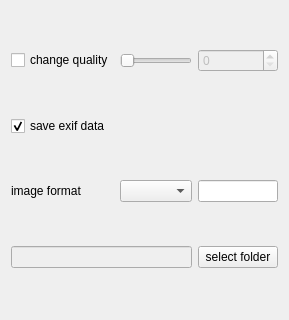
<?xml version="1.0" encoding="UTF-8"?>
<ui version="4.0">
 <class>Widget</class>
 <widget class="QWidget" name="Widget">
  <property name="geometry">
   <rect>
    <x>0</x>
    <y>0</y>
    <width>240</width>
    <height>320</height>
   </rect>
  </property>
  <property name="windowTitle">
   <string notr="true">Form</string>
  </property>
  <layout class="QGridLayout" name="gridLayout">
   <item row="0" column="1">
    <widget class="QCheckBox" name="qualityCheckBox">
     <property name="text">
      <string>change quality</string>
     </property>
    </widget>
   </item>
   <item row="0" column="2">
    <widget class="QSlider" name="qualitySlider">
     <property name="enabled">
      <bool>false</bool>
     </property>
     <property name="maximum">
      <number>100</number>
     </property>
     <property name="orientation">
      <enum>Qt::Horizontal</enum>
     </property>
    </widget>
   </item>
   <item row="2" column="1">
    <widget class="QLabel" name="label">
     <property name="text">
      <string>image format</string>
     </property>
    </widget>
   </item>
   <item row="0" column="3">
    <widget class="QSpinBox" name="qualitySpinBox">
     <property name="enabled">
      <bool>false</bool>
     </property>
     <property name="maximum">
      <number>100</number>
     </property>
    </widget>
   </item>
   <item row="3" column="3">
    <widget class="QPushButton" name="selectFolderPushButton">
     <property name="text">
      <string>select folder</string>
     </property>
    </widget>
   </item>
   <item row="3" column="1" colspan="2">
    <widget class="QLineEdit" name="folderLineEdit">
     <property name="enabled">
      <bool>false</bool>
     </property>
    </widget>
   </item>
   <item row="2" column="2">
    <widget class="QComboBox" name="formatComboBox"/>
   </item>
   <item row="2" column="3">
    <widget class="QLineEdit" name="formatLineEdit"/>
   </item>
   <item row="1" column="1" colspan="2">
    <widget class="QCheckBox" name="metadataCheckBox">
     <property name="enabled">
      <bool>true</bool>
     </property>
     <property name="toolTip">
      <string>Exif data are informations like exposure time or camera model.</string>
     </property>
     <property name="text">
      <string>save exif data</string>
     </property>
     <property name="checked">
      <bool>true</bool>
     </property>
    </widget>
   </item>
  </layout>
 </widget>
 <resources/>
 <connections>
  <connection>
   <sender>qualitySlider</sender>
   <signal>valueChanged(int)</signal>
   <receiver>qualitySpinBox</receiver>
   <slot>setValue(int)</slot>
   <hints>
    <hint type="sourcelabel">
     <x>117</x>
     <y>60</y>
    </hint>
    <hint type="destinationlabel">
     <x>181</x>
     <y>60</y>
    </hint>
   </hints>
  </connection>
  <connection>
   <sender>qualitySpinBox</sender>
   <signal>valueChanged(int)</signal>
   <receiver>qualitySlider</receiver>
   <slot>setValue(int)</slot>
   <hints>
    <hint type="sourcelabel">
     <x>189</x>
     <y>59</y>
    </hint>
    <hint type="destinationlabel">
     <x>131</x>
     <y>57</y>
    </hint>
   </hints>
  </connection>
  <connection>
   <sender>qualityCheckBox</sender>
   <signal>toggled(bool)</signal>
   <receiver>qualitySlider</receiver>
   <slot>setEnabled(bool)</slot>
   <hints>
    <hint type="sourcelabel">
     <x>40</x>
     <y>60</y>
    </hint>
    <hint type="destinationlabel">
     <x>123</x>
     <y>58</y>
    </hint>
   </hints>
  </connection>
  <connection>
   <sender>qualityCheckBox</sender>
   <signal>toggled(bool)</signal>
   <receiver>qualitySpinBox</receiver>
   <slot>setEnabled(bool)</slot>
   <hints>
    <hint type="sourcelabel">
     <x>30</x>
     <y>57</y>
    </hint>
    <hint type="destinationlabel">
     <x>194</x>
     <y>56</y>
    </hint>
   </hints>
  </connection>
  <connection>
   <sender>formatComboBox</sender>
   <signal>currentTextChanged(QString)</signal>
   <receiver>formatLineEdit</receiver>
   <slot>setText(QString)</slot>
   <hints>
    <hint type="sourcelabel">
     <x>117</x>
     <y>187</y>
    </hint>
    <hint type="destinationlabel">
     <x>188</x>
     <y>188</y>
    </hint>
   </hints>
  </connection>
 </connections>
</ui>
